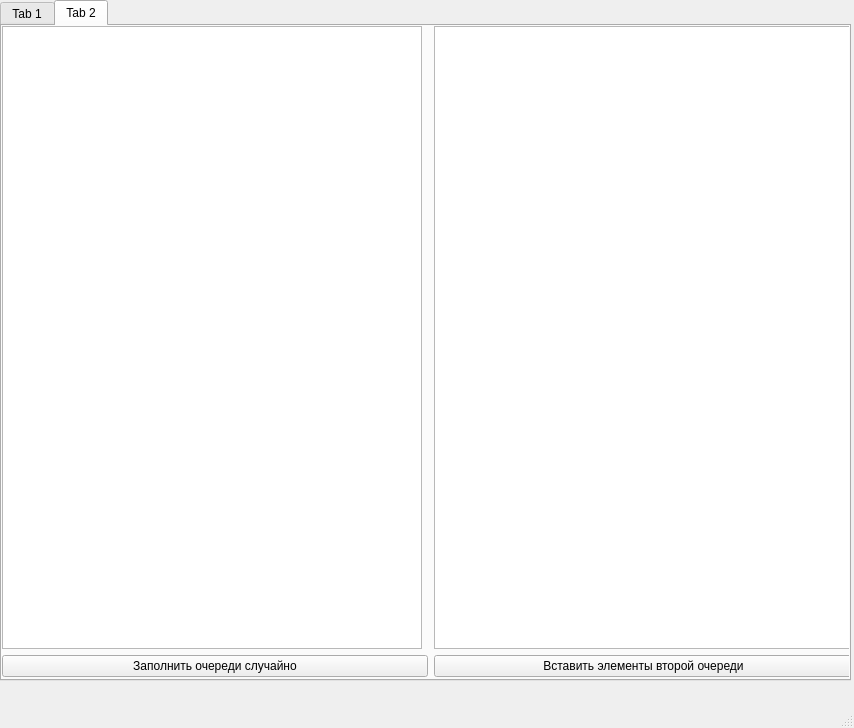
<?xml version="1.0" encoding="UTF-8"?>
<ui version="4.0">
 <class>MainWindow</class>
 <widget class="QMainWindow" name="MainWindow">
  <property name="geometry">
   <rect>
    <x>0</x>
    <y>0</y>
    <width>854</width>
    <height>728</height>
   </rect>
  </property>
  <property name="windowTitle">
   <string>MainWindow</string>
  </property>
  <widget class="QWidget" name="centralwidget">
   <widget class="QTabWidget" name="tabWidget">
    <property name="geometry">
     <rect>
      <x>0</x>
      <y>0</y>
      <width>851</width>
      <height>681</height>
     </rect>
    </property>
    <property name="currentIndex">
     <number>1</number>
    </property>
    <widget class="QWidget" name="tab">
     <attribute name="title">
      <string>Tab 1</string>
     </attribute>
     <widget class="QWidget" name="gridLayoutWidget">
      <property name="geometry">
       <rect>
        <x>0</x>
        <y>0</y>
        <width>851</width>
        <height>651</height>
       </rect>
      </property>
      <layout class="QGridLayout" name="gridLayout">
       <item row="0" column="0" colspan="4">
        <widget class="QListWidget" name="demoMethodsList"/>
       </item>
       <item row="1" column="1">
        <widget class="QPushButton" name="popButton">
         <property name="text">
          <string>Pop</string>
         </property>
        </widget>
       </item>
       <item row="1" column="3">
        <widget class="QSpinBox" name="insertedElComboBox"/>
       </item>
       <item row="1" column="0">
        <widget class="QPushButton" name="pushButton">
         <property name="text">
          <string>Push</string>
         </property>
        </widget>
       </item>
       <item row="1" column="2">
        <widget class="QLabel" name="label">
         <property name="text">
          <string>Вставляемый элемент:</string>
         </property>
         <property name="alignment">
          <set>Qt::AlignRight|Qt::AlignTrailing|Qt::AlignVCenter</set>
         </property>
        </widget>
       </item>
      </layout>
     </widget>
    </widget>
    <widget class="QWidget" name="tab_2">
     <attribute name="title">
      <string>Tab 2</string>
     </attribute>
     <widget class="QWidget" name="gridLayoutWidget_2">
      <property name="geometry">
       <rect>
        <x>0</x>
        <y>0</y>
        <width>851</width>
        <height>651</height>
       </rect>
      </property>
      <layout class="QGridLayout" name="gridLayout_2">
       <item row="1" column="2">
        <widget class="QPushButton" name="insertButton">
         <property name="text">
          <string>Вставить элементы второй очереди</string>
         </property>
        </widget>
       </item>
       <item row="1" column="0" colspan="2">
        <widget class="QPushButton" name="fillButton">
         <property name="text">
          <string>Заполнить очереди случайно</string>
         </property>
        </widget>
       </item>
       <item row="0" column="0">
        <widget class="QListWidget" name="queue1Widget"/>
       </item>
       <item row="0" column="2">
        <widget class="QListWidget" name="queue2Widget"/>
       </item>
      </layout>
     </widget>
    </widget>
   </widget>
  </widget>
  <widget class="QMenuBar" name="menubar">
   <property name="geometry">
    <rect>
     <x>0</x>
     <y>0</y>
     <width>854</width>
     <height>22</height>
    </rect>
   </property>
  </widget>
  <widget class="QStatusBar" name="statusbar"/>
 </widget>
 <resources/>
 <connections/>
</ui>
